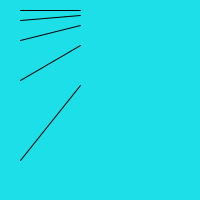
Frame 1 (no input)
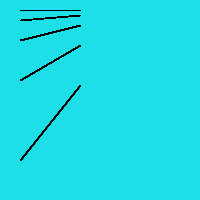
Frame 60 (the mouse pressed at the canvas centre just before this capture)
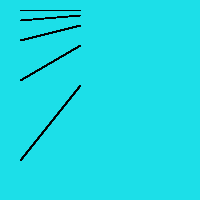
Frame 120 (the mouse held since frame 60 and released just before this capture)

The Processing sketch that drew these frames (run headless with seeded random() and noise(); from frame 60 on, the mouse is pressed at the canvas centre):

// Processing sketch: processing_97829
// ── processing_97829.pde

void setup () {
  size (200, 200);
  background (#1CDFE8);
}
int x;
void draw () {
  strokeWeight (1);
  smooth (1);
  line (20, 10, 80, 10);
  for (int x=10; x<100; x=x+x) {
    line(20, x*2, 80, x+5);
  }
}
